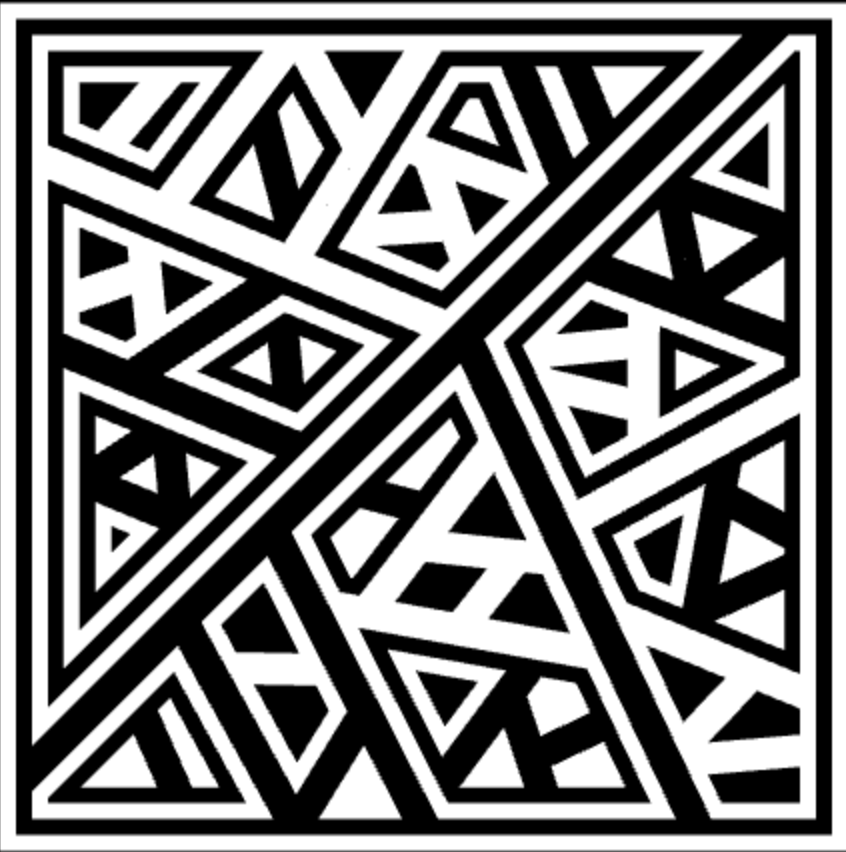
#> input picture experiments/scanner/examples/claycode.png, 846 x 852 px
$ jupyter execute scanner.ipynb
#> lines starting #> are read from the running program, lines starting #| are printed output that depends on the picture; after the words box and inside, x2 and y2 are one past the last pixel; in counts of white or black regions, pixels touching at a corner belong together
### experiments/tree_lib/tree.py
"""
Data structure of the tree, helper function
"""
class TreeNode:
	def __init__(self, children = []):
		self.children = children
		self.n_descendants = None
		self.longest_descending_path = None
		self.footprint = None
		self.father_thickness = 1

	# [10 lines left out: functions _compute_descendants, _compute_longest_descending_path, not called in this run]

	def _compute_footprint(self):
		self.footprint = 1 + sum([c._compute_footprint() for c in self.children], 0)
		return self.footprint

	# [5 lines left out: function initialize, not called in this run]
  		# self.footprint = sum ((node.longest_descending_path
					  		# for node in iterate_tree_depth_first(self)))

	def get_total_footprint(self):
		return sum (node.footprint for node in iterate_tree_depth_first(self))

	def __repr__(self) -> str:
		return f"{str(self.children)}"

	# [45 lines left out: functions from_parentheses, full_tree, not called in this run]

def max_layers(t):
	return 1 + max([max_layers(c) for c in t.children], default=0)

# [20 lines left out: functions rightmost, tower, not called in this run]

def one():
	return rightmost(2)

# [46 lines left out: functions n_branches, per_layer_breadth, iterate_tree_depth_first, wrap, equal, not called in this run]

### experiments/scanner/scanner.ipynb
# Claycode Scanner prototype

[cell 1]
import matplotlib.pyplot as plt
from skimage import io
import numpy as np
import skimage
from skimage.color import rgb2gray
from skimage import filters

def color_eq(c1, c2):
    return all(c1 == c2)

def color_close(c1, c2, tolerance=.4):
    #dist = np.sum((np.array(c1[:3] - c2[:3], dtype=float))**2)
    dist = np.linalg.norm(c1[:3]-c2[:3])
    # We are using RGB. Max distance is black vs white, 255
    # Therefore the max euclidean distance is:
    # sqrt((255^2)*3) = sqrt(195,075) = 441.673
    rel_dist = dist / 441.673
    assert rel_dist <= 1

    return rel_dist < tolerance

def show(original, segmented):
    fig, axes = plt.subplots(2, 1, figsize=(16, 8))
    ax = axes.ravel()
    ax[0].imshow(original, cmap='gray')
    ax[0].set_title("Original")
    ax[1].imshow(segmented)
    ax[1].set_title("Segmented")
    fig.tight_layout()
    plt.show()

# original = io.imread("examples/helloworldblurred.png", as_gray=True)
original = io.imread("examples/claycode.png", as_gray=True)
#> original is the input picture: shape (852, 846) float64; min 0, max 1, mean 0.497

# Apply Otsu's tresholding
threshold_value = filters.threshold_otsu(original)
#> threshold_value = 0.486
original = original > threshold_value
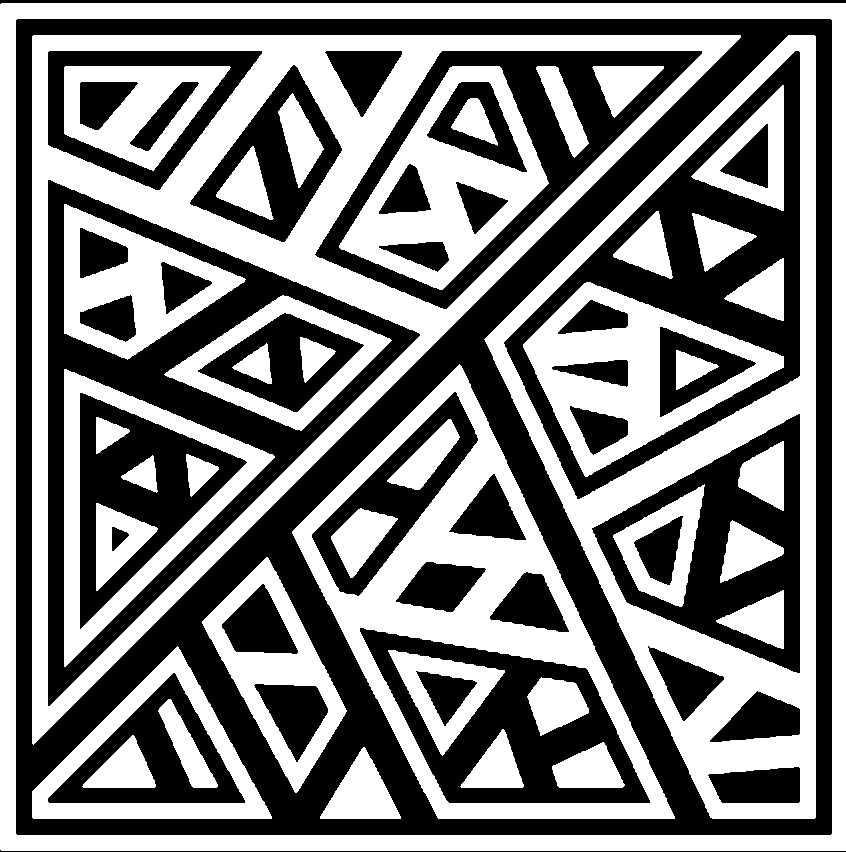
#> original: shape (852, 846) bool; 50% white; 41 white regions, largest, box (x1, y1, x2, y2) and area: (32, 35, 741, 745) 67223, (0, 3, 846, 851) 51554, (484, 35, 816, 819) 48264

#####################################
### Segmenting image
#####################################

# Create a matrix with the same size as the
# original image, then color-segment the image
# assigning an incrementally new number to each
# segment.
segmented = np.zeros(original.shape[:2], dtype=int)
max_x_diff = np.array([0], dtype=int)
cols = np.zeros((original.shape[0], original.shape[1], 4))

last_class_used = 0
for y in range(segmented.shape[0]):
    for x in range(segmented.shape[1]):
        if segmented[y][x] == 0:
            # New class!
            last_class_used += 1
            last_color_used = np.random.rand(4,)
            last_color_used[3] = 1

            left_most_x = 0
            right_most_x = 0

            segmented[y][x] = last_class_used
            cols[y][x] = last_color_used
            frontier = set([(y,x)])
            while len(frontier) > 0:
                pixpos = frontier.pop()
                left_most_x = min(left_most_x, pixpos[1])
                right_most_x = max(right_most_x, pixpos[1])
                for dx in [-1,0,1]:
                    for dy in [-1,0,1]:
                        ppy = pixpos[0]+dy
                        ppx = pixpos[1]+dx
                        if (ppy >= 0 and ppy < segmented.shape[0] and
                            ppx >= 0 and ppx < segmented.shape[1] and
                            segmented[ppy,ppx] == 0 and # excluding also the pixel under analysis
                            #color_eq(original[pixpos[0]][pixpos[1]],original[ppy][ppx])):
                            # color_close(original[y][x],original[ppy][ppx])):
                            original[y][x] == original[ppy][ppx]): # Thresholded
                            segmented[ppy][ppx] = last_class_used
                            cols[ppy][ppx] = last_color_used
                            frontier.add((ppy,ppx))

            max_x_diff = np.append(max_x_diff, right_most_x - left_most_x)
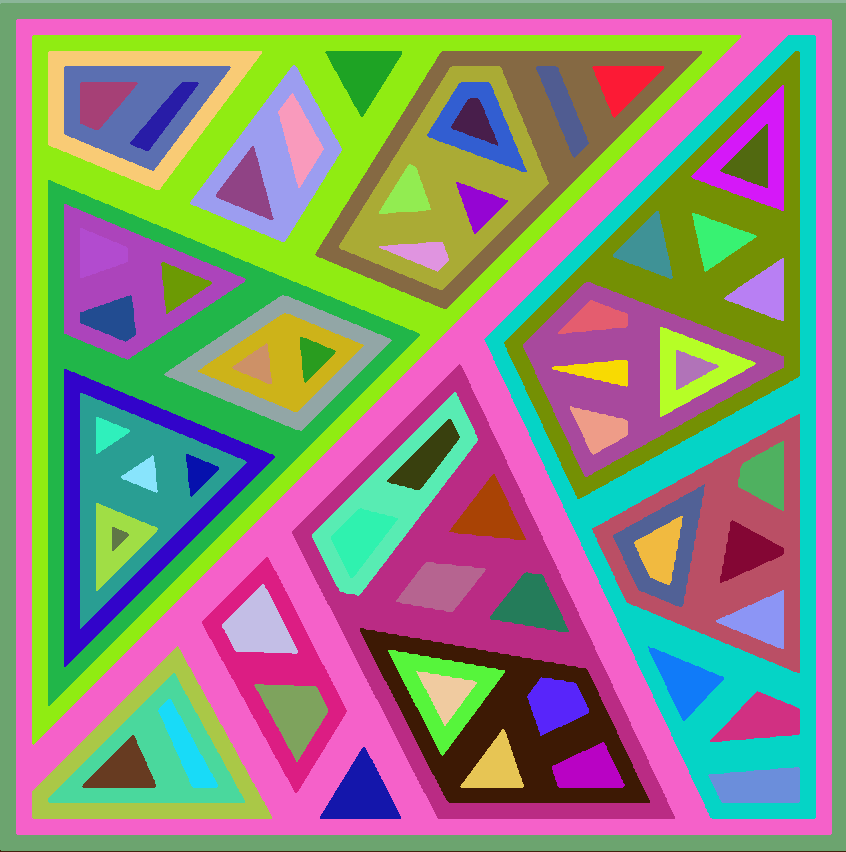
#> cols: shape (852, 846, 4) float64; mean of channels 0, 1, 2, 3 0.55, 0.535, 0.487, 1; drawn as R, G, B
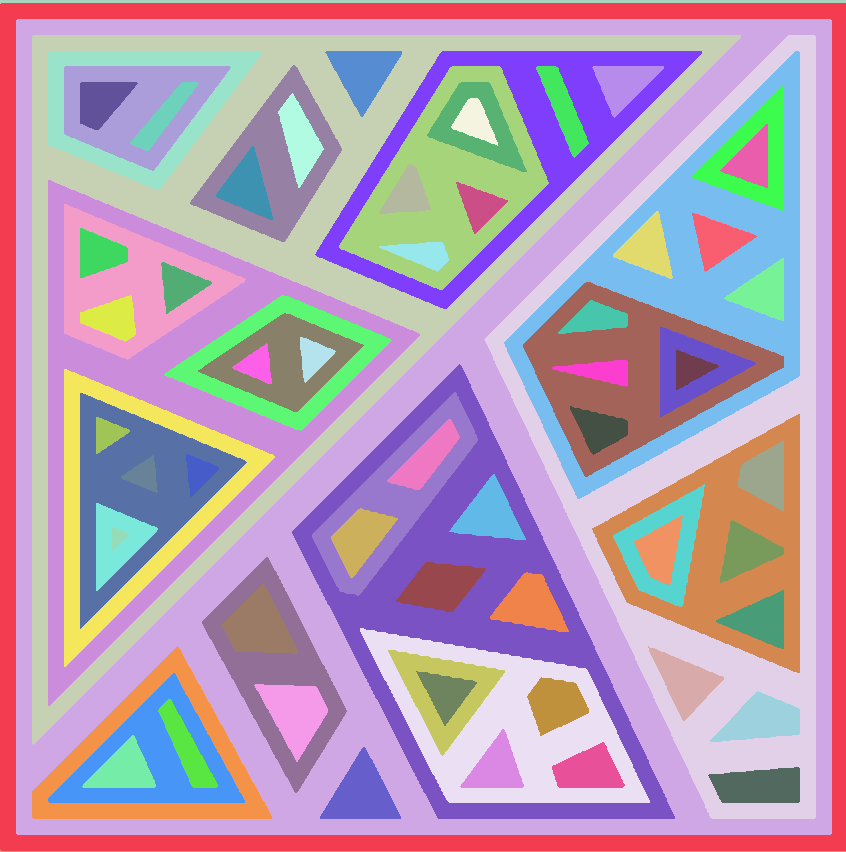
#> segmented: shape (852, 846) int64; 81 distinct labels, from 1 to 81; one colour per label, 0 black
#> after the loop, last_class_used = 81

# [4 lines of commented-out code are left out]

show(original, cols)
#> in show, `plt.show()`:
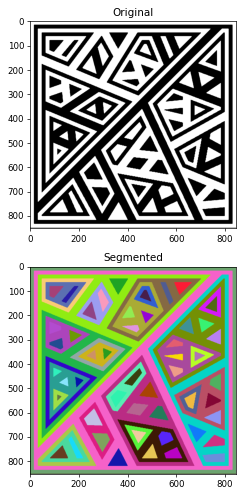
#> figure drawn by matplotlib, 2 panels
print(f"Image dimensions (y,x): {segmented.shape}")
#| Image dimensions (y,x): (852, 846)
print(f"# Classes: {last_class_used}")
#| # Classes: 81

[cell 2]
import sys
sys.path.append('../')
from tree_lib.tree import TreeNode

num_classes = last_class_used+1
#> num_classes = 82
nodes = [TreeNode(children=[]) for _ in range(num_classes)]
classes_img = np.copy(segmented)
for y in range(classes_img.shape[0]):
    for x in range(classes_img.shape[1]):
        current_class = classes_img[y][x]
        for (dx, dy) in [(-1,-1),(1,0),(0,1),(-1,0),(0,-1),(1,1),(-1,1),(1,-1)]:
            ppy = y+dy
            ppx = x+dx

            if (ppy >= 0 and ppy < classes_img.shape[0] and
                ppx >= 0 and ppx < classes_img.shape[1]):
                neighbour_class = classes_img[ppy][ppx]
                if (current_class != neighbour_class):
                    if max_x_diff[current_class] > max_x_diff[neighbour_class]:
                        parent = nodes[current_class]
                        child = nodes[neighbour_class]
                    else:
                        parent = nodes[neighbour_class]
                        child = nodes[current_class]

                    if child not in parent.children:
                        parent.children.append(child)

root = nodes[np.argmax(max_x_diff)]

root

$ run again, with experiments/scanner/examples/base.png copied over experiments/scanner/examples/claycode.png
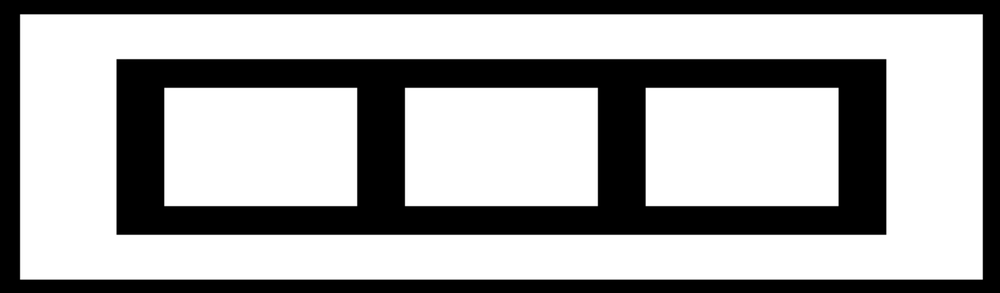
#> input picture experiments/scanner/examples/base.png, 1000 x 293 px, shrunk from 2094 x 614 before the run
#> original is the input picture: shape (293, 1000) float64; min 0, max 1, mean 0.644
#> threshold_value = 0.502
#> original: shape (293, 1000) bool; 64.6% white; 2 black regions, box (x1, y1, x2, y2) and area: (117, 59, 886, 235) 67022, (0, 0, 1000, 293) 36844
#> after the loop `for y in range(segmented.shape[0]):`:
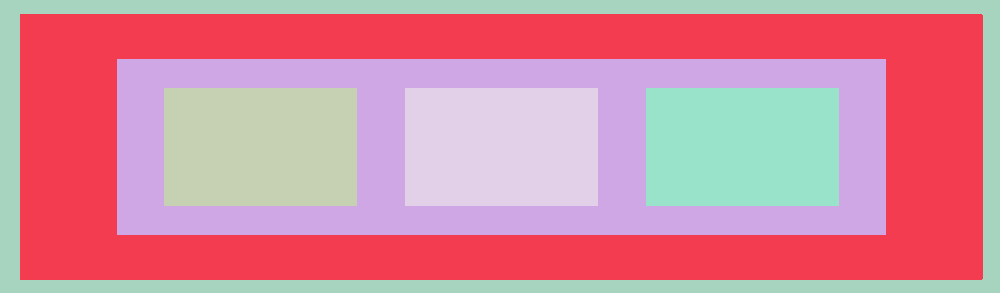
#> segmented: shape (293, 1000) int64; 6 distinct labels, from 1 to 6; one colour per label, 0 black
#> in show, `plt.show()`:
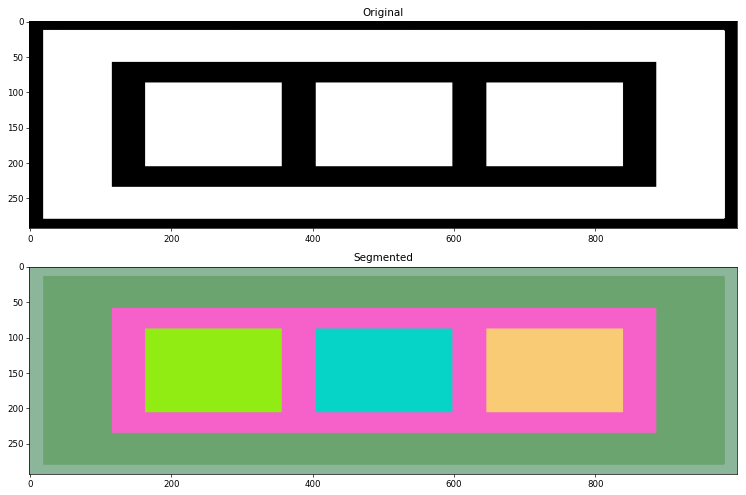
#> figure drawn by matplotlib, 2 panels
#| Image dimensions (y,x): (293, 1000)
#| # Classes: 6

$ run again, with experiments/scanner/examples/helloworld.png copied over experiments/scanner/examples/claycode.png
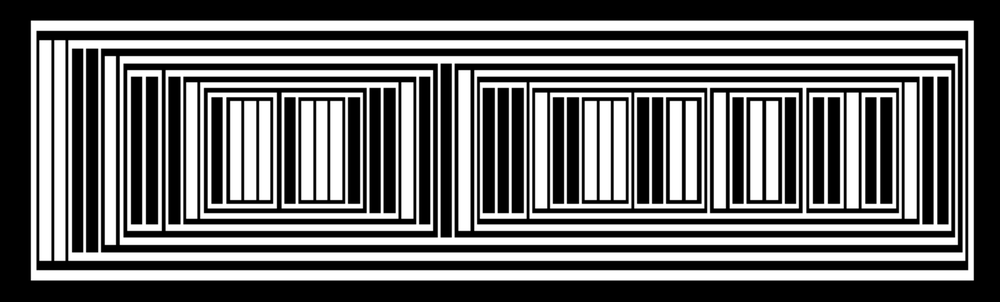
#> input picture experiments/scanner/examples/helloworld.png, 1000 x 302 px, shrunk from 2138 x 646 before the run
#> original is the input picture: shape (302, 1000) float64; min 0, max 1, mean 0.42
#> threshold_value = 0.482
#> original: shape (302, 1000) bool; 43% white; 39 white regions, largest, box (x1, y1, x2, y2) and area: (31, 21, 974, 281) 22667, (68, 40, 965, 261) 18582, (120, 56, 958, 245) 15486
#> after the loop `for y in range(segmented.shape[0]):`:
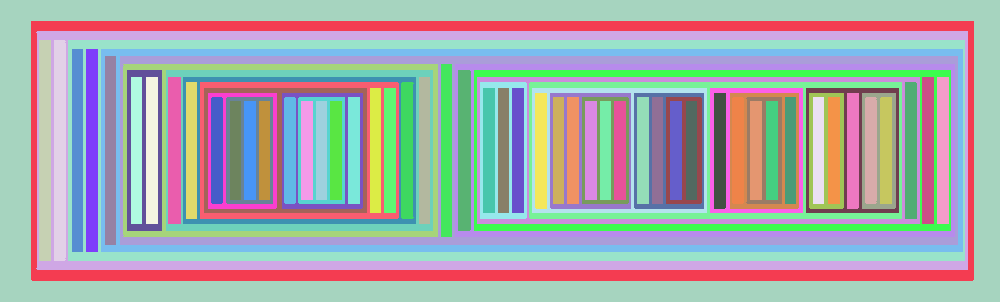
#> segmented: shape (302, 1000) int64; 82 distinct labels, from 1 to 82; one colour per label, 0 black
#> in show, `plt.show()`:
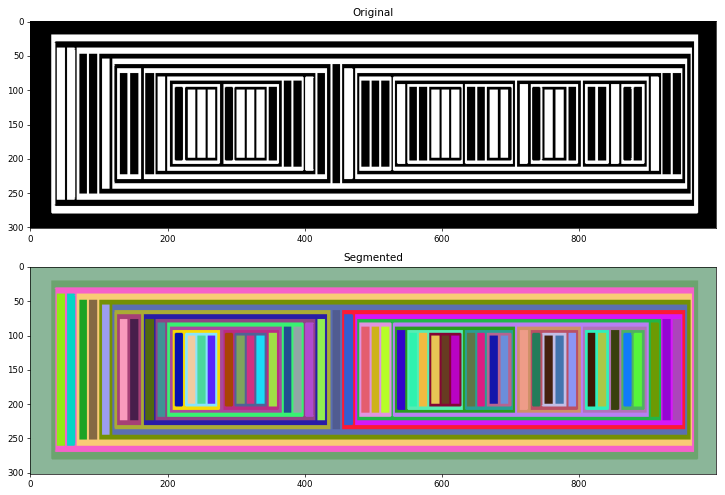
#> figure drawn by matplotlib, 2 panels
#| Image dimensions (y,x): (302, 1000)
#| # Classes: 82
